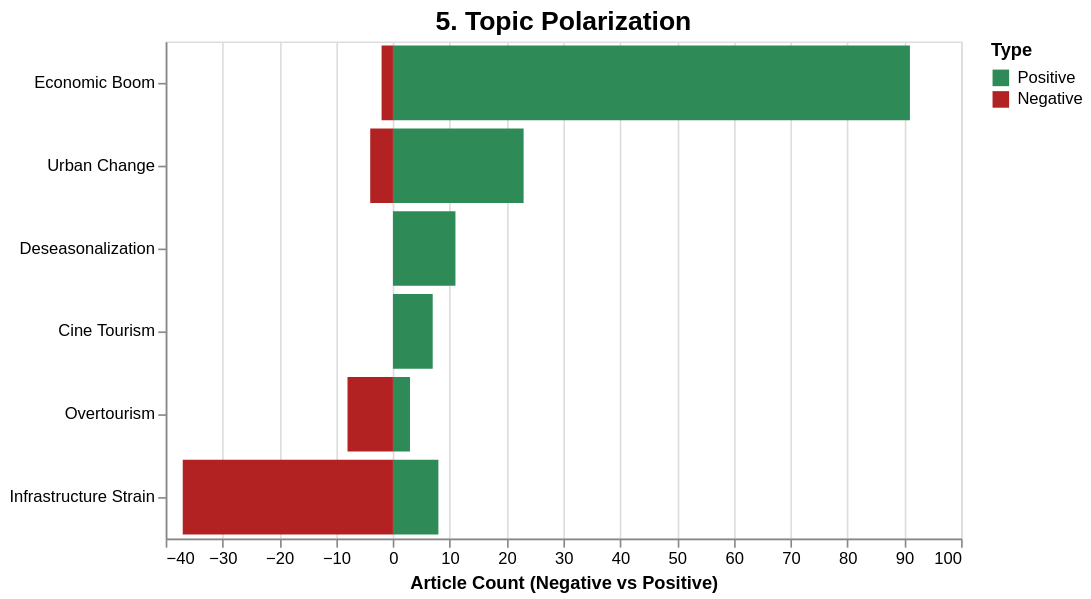

Express this chart as Vega-Lite.
### Vega-Lite specification from a JSON file in a GitHub repository (floating-point values rounded to 4 significant figures)
{"config": {"view": {"continuousWidth": 300, "continuousHeight": 300}}, "data": {"name": "data-abc683291e9b6c51c770f9d71df586e7"}, "mark": {"type": "bar"}, "encoding": {"color": {"field": "Type", "legend": {"orient": "right"}, "scale": {"domain": ["Positive", "Negative"], "range": ["#2E8B57", "#B22222"]}, "type": "nominal"}, "tooltip": [{"field": "Topic", "type": "nominal"}, {"field": "Type", "type": "nominal"}, {"field": "Count", "type": "quantitative"}], "x": {"field": "Count", "title": "Article Count (Negative vs Positive)", "type": "quantitative"}, "y": {"field": "Topic", "sort": "-x", "title": "", "type": "nominal"}}, "height": 300, "params": [{"name": "param_1e9efca18e7a2868", "select": {"type": "interval", "encodings": ["x", "y"]}, "bind": "scales"}], "title": {"text": "5. Topic Polarization", "fontSize": 16}, "width": 480, "$schema": "https://vega.github.io/schema/vega-lite/v6.4.1.json", "datasets": {"data-abc683291e9b6c51c770f9d71df586e7": [{"Topic": "Cine Tourism", "Type": "Positive", "Count": 7}, {"Topic": "Urban Change", "Type": "Positive", "Count": 23}, {"Topic": "Urban Change", "Type": "Negative", "Count": -4}, {"Topic": "Infrastructure Strain", "Type": "Positive", "Count": 8}, {"Topic": "Infrastructure Strain", "Type": "Negative", "Count": -37}, {"Topic": "Economic Boom", "Type": "Positive", "Count": 91}, {"Topic": "Economic Boom", "Type": "Negative", "Count": -2}, {"Topic": "Overtourism", "Type": "Positive", "Count": 3}, {"Topic": "Overtourism", "Type": "Negative", "Count": -8}, {"Topic": "Deseasonalization", "Type": "Positive", "Count": 11}]}}
